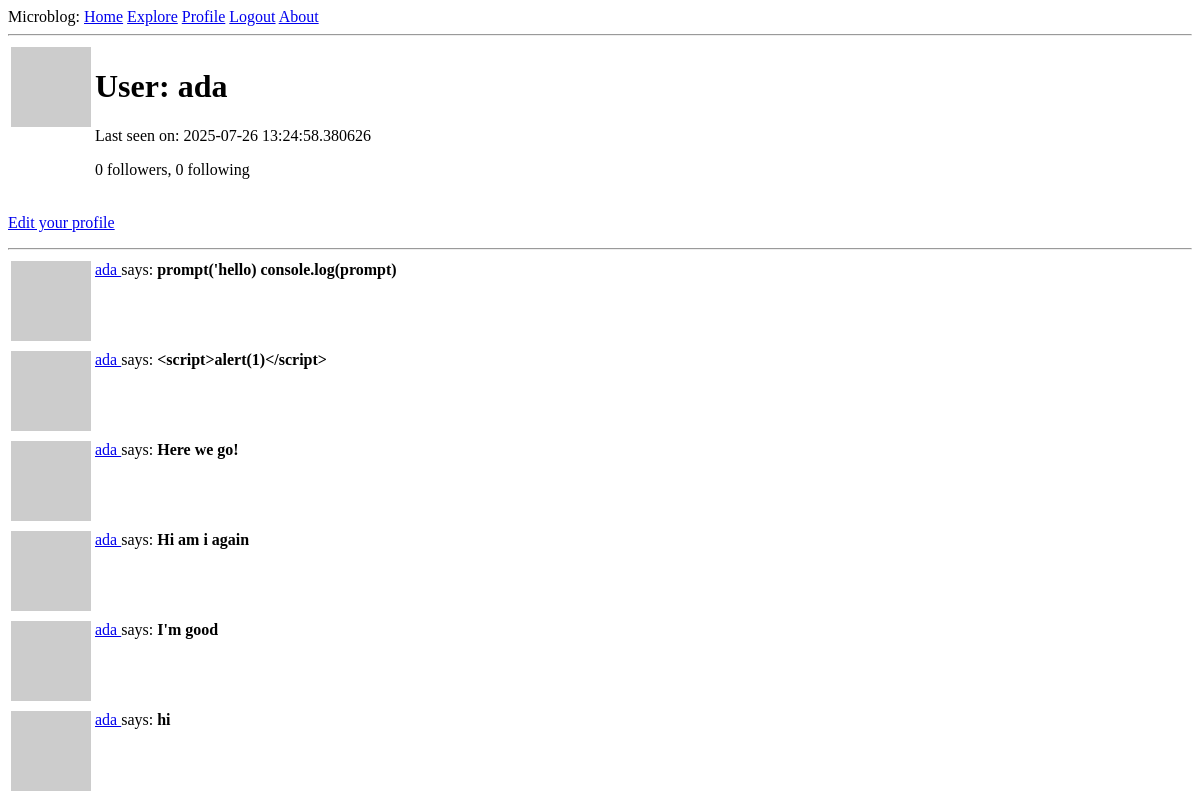
The page /user/ada (signed in) on the database as committed earlier.
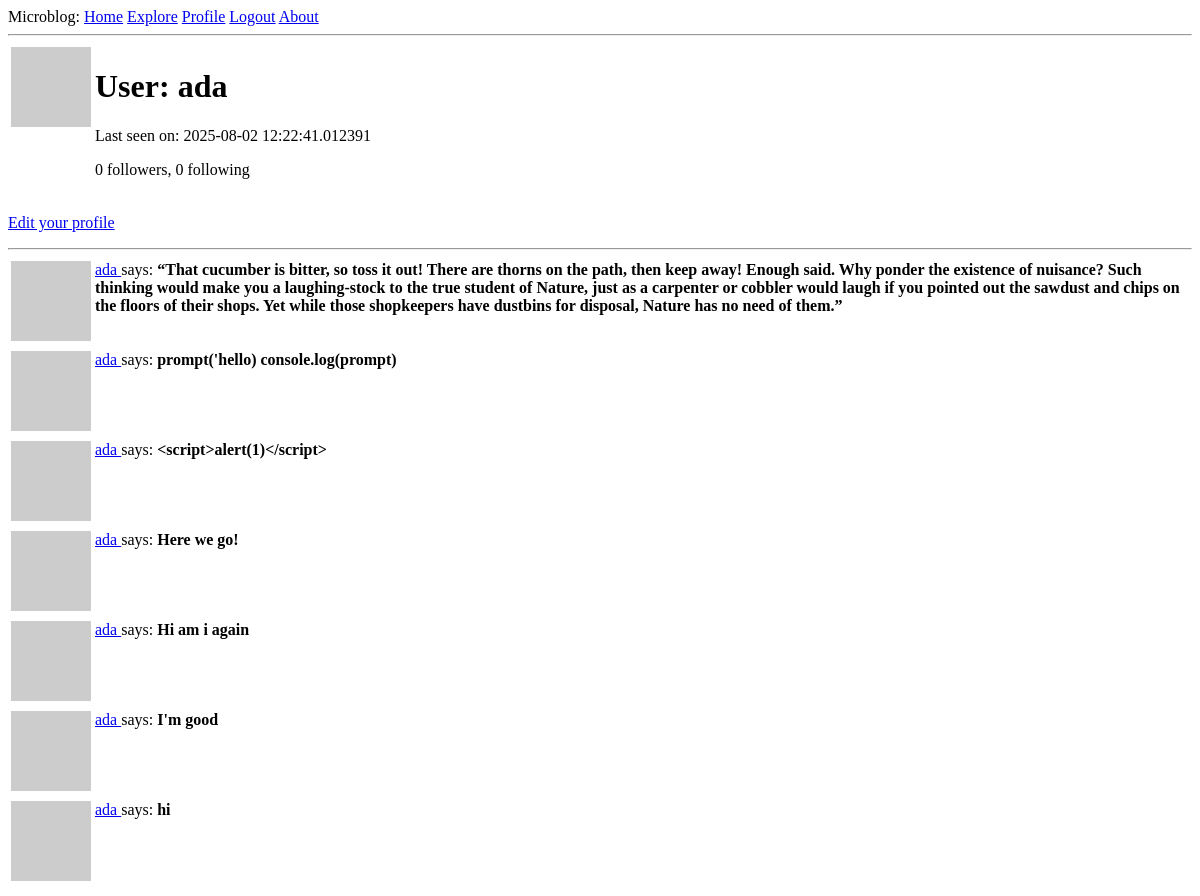
The same page on the database as committed later.
### app/models.py (models this page shows, shortened)
class User(UserMixin, db.Model):
    id: so.Mapped[int] = so.mapped_column(primary_key=True)
    username: so.Mapped[str] = so.mapped_column(sa.String(64), index=True, unique=True)
    email: so.Mapped[str] = so.mapped_column(sa.String(120), index=True, unique=True)
    password_hash: so.Mapped[Optional[str]] = so.mapped_column(sa.String(256))
    posts: so.WriteOnlyMapped['Post'] = so.relationship(back_populates='author')
    about_me: so.Mapped[Optional[str]] = so.mapped_column(sa.String(140))
    last_seen: so.Mapped[Optional[datetime]] = so.mapped_column(default=lambda:datetime.now(timezone.utc))
    following: so.WriteOnlyMapped['User'] = so.relationship(
        secondary=followers, primaryjoin=(followers.c.follower_id == id),
        secondaryjoin=(followers.c.followed_id == id),
        back_populates='followers')
    followers: so.WriteOnlyMapped['User'] = so.relationship(
        secondary=followers, primaryjoin=(followers.c.followed_id == id),
        secondaryjoin=(followers.c.follower_id == id),
        back_populates='following')
    def followers_count(self):
        query = sa.select(sa.func.count()).select_from(
            self.followers.select().subquery())
        return db.session.scalar(query)
    def following_count(self):
        query = sa.select(sa.func.count()).select_from(
            self.following.select().subquery())
        return db.session.scalar(query)
    def avatar(self, size):
        digest = md5(self.email.lower().encode('utf-8')).hexdigest()
        return f"https://www.gravatar.com/avatar/{digest}?d=identicon&s={size}"
    @login.user_loader
    def load_user(id):
        return db.session.get(User, int(id))

class Post(db.Model):
    id: so.Mapped[int] = so.mapped_column(primary_key=True)
    body: so.Mapped[str] = so.mapped_column(sa.String(140))
    timestamp: so.Mapped[datetime] = so.mapped_column(index=True, default=lambda: datetime.now(timezone.utc))
    user_id: so.Mapped[int] = so.mapped_column(sa.ForeignKey(User.id), index=True)
    author: so.Mapped[User] = so.relationship(back_populates='posts')

### app/routes.py (the view)
@app.route('/user/<username>')
@login_required
def user(username):
    form = EmptyForms()
    user = db.first_or_404(sa.select(User).where(User.username == username))
    page = request.args.get('page', 1, type=int)
    query = user.posts.select().order_by(Post.timestamp.desc())
    posts = db.paginate(query, page=page, per_page=app.config['POSTS_PER_PAGE'], error_out=False)
    next_url = url_for("user", page=posts.next_num) \
        if posts.has_next else None
    prev_url = url_for("user", page=posts.prev_num) \
        if posts.has_prev else None
    form = EmptyForms()
    return render_template('user.html', user=user, posts=posts.items, form=form, next_url=next_url, prev_url=prev_url)

### app/routes.py (called while the page is built)
@app.before_request
def before_request():
    if current_user.is_authenticated:
        current_user.last_seen = datetime.now(timezone.utc)
        db.session.commit()

### app/templates/user.html (shortened to what this page needs)
<!DOCTYPE html>
<html lang="en">
<head>
{% extends "base.html" %}
{% block content %}
    <table>
        <tr valign="top">
            <td><img src="{{ user.avatar(128)}}" alt=""></td>
            <td>
                <h1>User: {{ user.username }}</h1>
                {% if user.last_seen %}<p>Last seen on: {{ user.last_seen }}</p>{% endif %}
                <p>{{ user.followers_count() }} followers, {{ user.following_count() }} following</p>
            </td>
        </tr>
    </table>
    {% if user == current_user %}
    <p><a href="{{ url_for('edit_profile') }}">Edit your profile</a></p>
    {% endif %}
    <hr>
    {% for post in posts %}
        {% include '_post.html' %}
    {% endfor %}
{% endblock %}

### app/templates/_post.html (shortened to what this page needs)
<!DOCTYPE html>
<html lang="en">
<head>
</head>
<body>
    <table>
        <tr valign="top">
            <td><img src="{{ post.author.avatar(36) }}" alt=""></td>
            <td>
                <a href="{{ url_for('user', username=post.author.username) }}">
                    {{ post.author.username }}
                </a>
                says:
                <b>{{ post.body }}</b>
            </td>
        </tr>
    </table>
</body>
</html>

Rows that differ between the two databases and show on the page:
changed User "ada": last_seen "2025-07-26 13:24:58.380626" → "2025-08-02 12:22:41.012391"
added Post: author.username "ada", body "“That cucumber is bitter, so toss it out! There are thorns on the path, then keep away! Enough said. Why ponder the existence of nuisance? Such thinking would make you a laughing-stock to the true student of Nature, just as a carpenter or cobbler would laugh if you pointed out the sawdust and chips on the floors of their shops. Yet while those shopkeepers have dustbins for disposal, Nature has no need of them.”"
